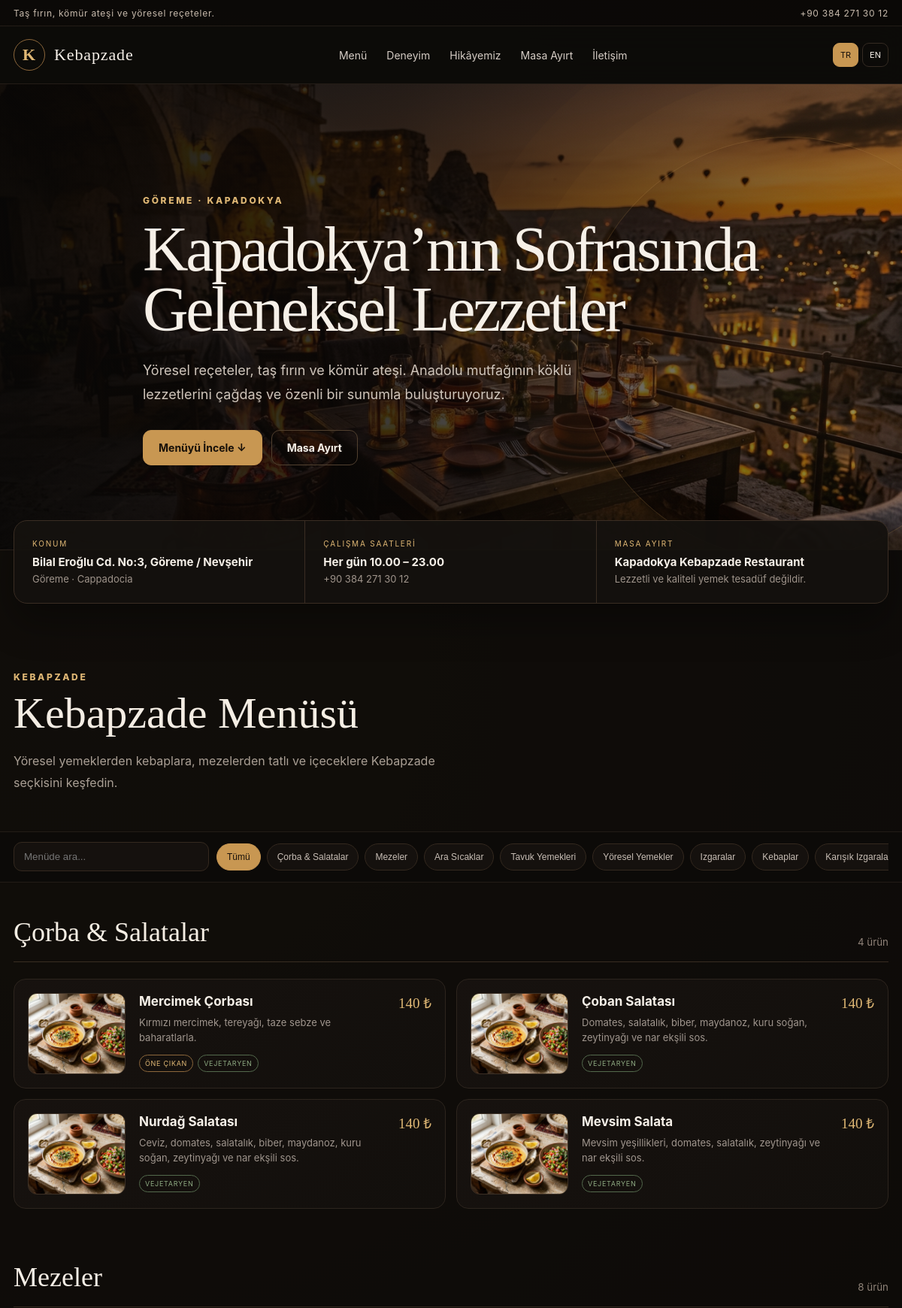
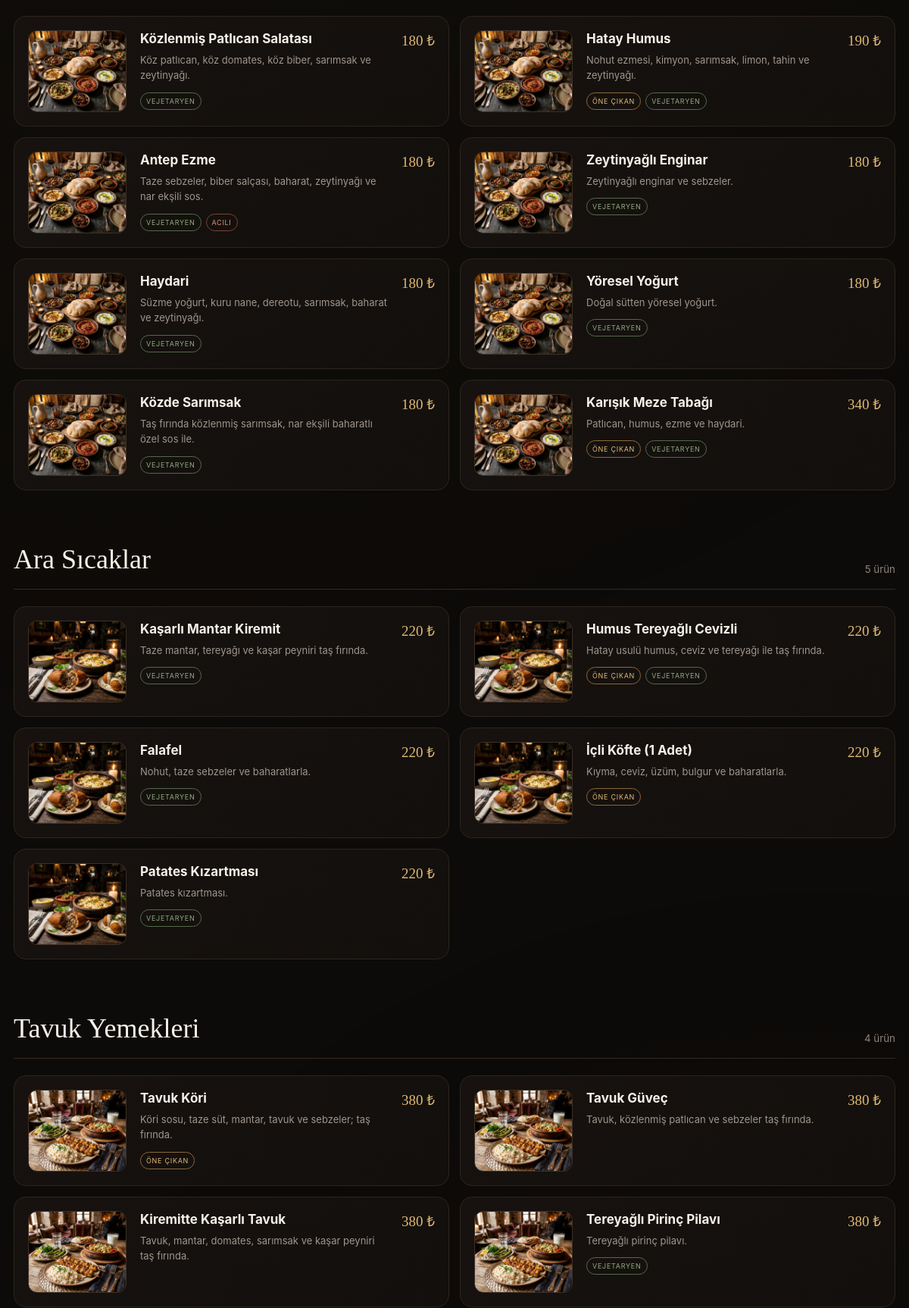
Page /restaurant.php (upper part) on the committed database (2 pictures, top to bottom).
### tables this page shows
CREATE TABLE `settings` (
  `key` varchar(120) NOT NULL,
  `value` text,
  PRIMARY KEY (`key`)
);

CREATE TABLE `categories` (
  `id` int unsigned NOT NULL AUTO_INCREMENT,
  `name_tr` varchar(160) NOT NULL,
  `name_en` varchar(160) DEFAULT NULL,
  `slug` varchar(190) NOT NULL,
  `description_tr` text,
  `description_en` text,
  `image_path` varchar(255) DEFAULT NULL,
  `sort_order` int NOT NULL DEFAULT '0',
  `is_active` tinyint(1) NOT NULL DEFAULT '1',
  `created_at` timestamp NULL DEFAULT CURRENT_TIMESTAMP,
  `updated_at` timestamp NULL DEFAULT CURRENT_TIMESTAMP ON UPDATE CURRENT_TIMESTAMP,
  PRIMARY KEY (`id`),
  UNIQUE KEY `slug` (`slug`),
  KEY `idx_cat_sort` (`is_active`,`sort_order`)
);

CREATE TABLE `items` (
  `id` int unsigned NOT NULL AUTO_INCREMENT,
  `category_id` int unsigned NOT NULL,
  `name_tr` varchar(190) NOT NULL,
  `name_en` varchar(190) DEFAULT NULL,
  `description_tr` text,
  `description_en` text,
  `price` decimal(10,2) DEFAULT NULL,
  `price_note_tr` varchar(255) DEFAULT NULL,
  `price_note_en` varchar(255) DEFAULT NULL,
  `image_path` varchar(255) DEFAULT NULL,
  `is_active` tinyint(1) NOT NULL DEFAULT '1',
  `is_featured` tinyint(1) NOT NULL DEFAULT '0',
  `is_vegetarian` tinyint(1) NOT NULL DEFAULT '0',
  `is_spicy` tinyint(1) NOT NULL DEFAULT '0',
  `sort_order` int NOT NULL DEFAULT '0',
  `created_at` timestamp NULL DEFAULT CURRENT_TIMESTAMP,
  `updated_at` timestamp NULL DEFAULT CURRENT_TIMESTAMP ON UPDATE CURRENT_TIMESTAMP,
  PRIMARY KEY (`id`),
  KEY `idx_item_cat` (`category_id`,`is_active`,`sort_order`),
  CONSTRAINT `fk_items_category` FOREIGN KEY (`category_id`) REFERENCES `categories` (`id`) ON DELETE CASCADE
);

### app/functions.php (called while the page is built, shortened)
<?php
function e(?string $value): string {
    return htmlspecialchars((string)$value, ENT_QUOTES | ENT_SUBSTITUTE, 'UTF-8');
}
function base_url(string $path = ''): string {
    global $config;
    $base = rtrim((string)($config['app']['base_url'] ?? ''), '/');
    if ($base === '') {
        $protoHeader = trim(explode(',', (string)($_SERVER['HTTP_X_FORWARDED_PROTO'] ?? ''))[0] ?? '');
        $proto = strtolower($protoHeader) === 'https' || (!empty($_SERVER['HTTPS']) && $_SERVER['HTTPS'] !== 'off') ? 'https' : 'http';
        $hostHeader = trim(explode(',', (string)($_SERVER['HTTP_X_FORWARDED_HOST'] ?? $_SERVER['HTTP_HOST'] ?? ''))[0] ?? '');
        if ($hostHeader !== '' && preg_match('/^[A-Za-z0-9.-]+(?::[0-9]{1,5})?$/', $hostHeader)) {
            $base = $proto . '://' . $hostHeader;
        }
    }
    if ($path === '') return $base;
    return $base !== '' ? $base . '/' . ltrim($path, '/') : '/' . ltrim($path, '/');
}
function money(?string $value): string {
    $n = (float)$value;
    $dec = floor($n) == $n ? 0 : 2;
    return number_format($n, $dec, ',', '.') . ' ₺';
}
function setting(PDO $pdo, string $key, string $default = ''): string {
    static $cache = [];
    try {
        $q = $pdo->prepare('SELECT value FROM settings WHERE `key` = ? LIMIT 1');
        $q->execute([$key]);
        $v = $q->fetchColumn();
        $cache[$key] = $v === false ? $default : (string)$v;
        return (string)$cache[$key];
    } catch (Throwable $e) {
        return $default;
    }
}
function lang(): string {
    return ($_SESSION['site_lang'] ?? 'tr') === 'en' ? 'en' : 'tr';
}
function image_url(?string $path): string {
    if (!$path) return '';
    return base_url($path);
}

### restaurant.php (the view, shortened to what this page needs)
<?php
require __DIR__ . '/app/bootstrap.php';
$L = lang();
$nameCol = $L === 'en' ? 'name_en' : 'name_tr';
$descCol = $L === 'en' ? 'description_en' : 'description_tr';
$cats = $pdo->query('SELECT * FROM categories WHERE is_active=1 ORDER BY sort_order,id')->fetchAll();
$itemQ = $pdo->prepare('SELECT * FROM items WHERE category_id=? AND is_active=1 ORDER BY sort_order,id');
$restaurant = setting($pdo,'restaurant_name','Kapadokya Kebapzade Restaurant');
$heroTitle = setting($pdo, $L === 'en' ? 'hero_title_en' : 'hero_title_tr', 'Kapadokya Kebapzade');
$tagline = setting($pdo, $L === 'en' ? 'tagline_en' : 'tagline_tr');
$announcement = setting($pdo, $L === 'en' ? 'announcement_en' : 'announcement_tr');
$hours = setting($pdo, $L === 'en' ? 'hours_en' : 'hours_tr');
$address = setting($pdo,'address');
$phone = setting($pdo,'phone');
$email = setting($pdo,'email');
$whatsapp = preg_replace('/\D+/', '', setting($pdo,'whatsapp'));
$maps = setting($pdo,'maps_url');
$instagram = setting($pdo,'instagram');
$heroImage = image_url(setting($pdo,'hero_image'));
$reservationEnabled = setting($pdo,'reservation_enabled','1') === '1';
$priceRange = setting($pdo,'price_range','₺₺');
$base = rtrim(base_url(''), '/');
$canonical = $base . '/';
$schema = [
 '@context'=>'https://schema.org','@type'=>'Restaurant','name'=>$restaurant,'url'=>$canonical,'telephone'=>$phone,
 'email'=>$email,'priceRange'=>$priceRange,'servesCuisine'=>['Turkish','Anatolian','Kebab'],
 'address'=>['@type'=>'PostalAddress','streetAddress'=>$address,'addressLocality'=>'Göreme','addressRegion'=>'Nevşehir','addressCountry'=>'TR']
];
if ($heroImage) $schema['image']=$heroImage;
?>
<!doctype html>
<html lang="<?=$L?>">
<head>
<link rel="stylesheet" href="<?=e(base_url('/assets/css/site.css'))?>"><script type="application/ld+json"><?=json_encode($schema,JSON_UNESCAPED_UNICODE|JSON_UNESCAPED_SLASHES)?></script>
</head>
<body>
<div class="topbar"><div class="wrap"><span><?=e($announcement)?></span><span><?=e($phone)?></span></div></div>
<nav class="nav"><div class="wrap nav-in"><a class="brand" href="<?=e(base_url('/'))?>"><span class="brand-mark">K</span><span>Kebapzade</span></a>
<div class="navlinks"><a href="#menu"><?=$t['menu']?></a><a href="#experience"><?=$t['services']?></a><a href="#story"><?=$t['story']?></a><?php if($reservationEnabled):?><a href="#reservation"><?=$t['reserve']?></a><?php endif;?><a href="#contact"><?=$t['contact']?></a></div>
<div class="langs"><a class="<?=$L==='tr'?'active':''?>" href="?lang=tr">TR</a><a class="<?=$L==='en'?'active':''?>" href="?lang=en">EN</a></div></div></nav>
<header class="hero <?= $heroImage ? 'has-photo' : '' ?>" <?php if($heroImage):?>style="--hero-image:url('<?=e($heroImage)?>')"<?php endif;?>>
 <div class="wrap hero-content"><div class="eyebrow"><?=$t['eyebrow']?></div><h1><?=e($heroTitle)?></h1><p><?=e($t['heroP'])?></p>
 <div class="actions"><a class="btn btn-primary" href="#menu"><?=$t['viewMenu']?> ↓</a><?php if($reservationEnabled):?><a class="btn" href="#reservation"><?=$t['reserve']?></a><?php elseif($phone):?><a class="btn" href="tel:<?=e(preg_replace('/[^\d+]/','',$phone))?>"><?=$t['call']?></a><?php endif;?></div></div>
</header>
<div class="quick"><div class="wrap quick-grid">
<a class="quick-item" <?= $maps ? 'href="'.e($maps).'" target="_blank" rel="noopener"' : ''?>><small><?=$t['location']?></small><strong><?=e($address)?></strong><span>Göreme · Cappadocia</span></a>
<div class="quick-item"><small><?=$t['hours']?></small><strong><?=e($hours)?></strong><span><?=e($phone)?></span></div>
<a class="quick-item" href="<?= $reservationEnabled?'#reservation':('tel:'.e(preg_replace('/[^\d+]/','',$phone))) ?>"><small><?=e($t['reserve'])?></small><strong><?=e($restaurant)?></strong><span><?=e($tagline)?></span></a>
</div></div>
<section class="section" id="menu"><div class="wrap"><div class="section-head"><div><div class="eyebrow">Kebapzade</div><h2><?=$t['menuTitle']?></h2><p class="section-intro"><?=$t['menuIntro']?></p></div></div></div>
<div class="menu-tools"><div class="wrap menu-row"><input class="search" data-search type="search" placeholder="<?=e($t['search'])?>" aria-label="<?=e($t['search'])?>"><div class="chips"><button class="chip active" data-filter="all"><?=$t['all']?></button><?php foreach($cats as $c): ?><button class="chip" data-filter="<?=e($c['slug'])?>"><?=e($c[$nameCol] ?: $c['name_tr'])?></button><?php endforeach; ?></div></div></div>
<div class="wrap" style="padding-top:45px">
<?php foreach($cats as $cat): $itemQ->execute([$cat['id']]); $menuItems=$itemQ->fetchAll(); ?>
<section class="category" id="cat-<?=e($cat['slug'])?>" data-category="<?=e($cat['slug'])?>"><div class="cat-head"><h3><?=e($cat[$nameCol] ?: $cat['name_tr'])?></h3><small><?=count($menuItems)?> <?=$L==='en'?'items':'ürün'?></small></div>
<?php if(!$menuItems): ?><div class="empty"><?=$L==='en'?'No active items in this category.':'Bu kategoride aktif ürün bulunmuyor.'?></div><?php endif;?><div class="items">
<?php foreach($menuItems as $item): $varQ->execute([$item['id']]);$variants=$varQ->fetchAll();$iname=$item[$nameCol]?:$item['name_tr'];$idesc=$item[$descCol]?:$item['description_tr'];$searchText=$item['name_tr'].' '.$item['name_en'].' '.$item['description_tr'].' '.$item['description_en'];$img=image_url($item['image_path']); ?>
<article class="item <?=$img?'with-image':''?>" data-item data-search="<?=e($searchText)?>"><?php if($img):?><img class="item-img" src="<?=e($img)?>" alt="<?=e($iname)?>" loading="lazy"><?php endif;?><div><h4><?=e($iname)?></h4><?php if($idesc):?><p><?=e($idesc)?></p><?php endif;?><div class="badges"><?php if($item['is_featured']):?><span class="badge featured"><?=$t['featured']?></span><?php endif;?><?php if($item['is_vegetarian']):?><span class="badge veg"><?=$t['veg']?></span><?php endif;?><?php if($item['is_spicy']):?><span class="badge spicy"><?=$t['spicy']?></span><?php endif;?></div>
</div><div class="price"><?=e(money($item['price']))?></div></article>
<?php endforeach;?></div></section><?php endforeach;?></div></section>
<script src="<?=e(base_url('/assets/js/site.js'))?>"></script></body></html>

### rows in the picture
settings: value (picture)
categories: name_tr "Çorba & Salatalar", count($menuItems) "4"
categories: name_tr "Mezeler", count($menuItems) "8"
categories: name_tr "Ara Sıcaklar", count($menuItems) "5"
categories: name_tr "Tavuk Yemekleri", count($menuItems) "4"
categories: name_tr "Yöresel Yemekler"
categories: name_tr "Izgaralar"
categories: name_tr "Kebaplar"
categories: name_tr "Karışık…"
items: image_path (picture), name_tr "Mercimek Çorbası", description_tr "Kırmızı mercimek, tereyağı, taze sebze ve baharatlarla.", price "140 ₺"
items: image_path (picture), name_tr "Çoban Salatası", description_tr "Domates, salatalık, biber, maydanoz, kuru soğan, zeytinyağı ve nar ekşili sos.", price "140 ₺"
items: image_path (picture), name_tr "Nurdağ Salatası", description_tr "Ceviz, domates, salatalık, biber, maydanoz, kuru soğan, zeytinyağı ve nar ekşili sos.", price "140 ₺"
items: image_path (picture), name_tr "Mevsim Salata", description_tr "Mevsim yeşillikleri, domates, salatalık, zeytinyağı ve nar ekşili sos.", price "140 ₺"
items: image_path (picture), name_tr "Közlenmiş Patlıcan Salatası", description_tr "Köz patlıcan, köz domates, köz biber, sarımsak ve zeytinyağı.", price "180 ₺"
items: image_path (picture), name_tr "Hatay Humus", description_tr "Nohut ezmesi, kimyon, sarımsak, limon, tahin ve zeytinyağı.", price "190 ₺"
items: image_path (picture), name_tr "Antep Ezme", description_tr "Taze sebzeler, biber salçası, baharat, zeytinyağı ve nar ekşili sos.", price "180 ₺"
items: image_path (picture), name_tr "Zeytinyağlı Enginar", description_tr "Zeytinyağlı enginar ve sebzeler.", price "180 ₺"
items: image_path (picture), name_tr "Haydari", description_tr "Süzme yoğurt, kuru nane, dereotu, sarımsak, baharat ve zeytinyağı.", price "180 ₺"
items: image_path (picture), name_tr "Yöresel Yoğurt", description_tr "Doğal sütten yöresel yoğurt.", price "180 ₺"
items: image_path (picture), name_tr "Közde Sarımsak", description_tr "Taş fırında közlenmiş sarımsak, nar ekşili baharatlı özel sos ile.", price "180 ₺"
items: image_path (picture), name_tr "Karışık Meze Tabağı", description_tr "Patlıcan, humus, ezme ve haydari.", price "340 ₺"
items: image_path (picture), name_tr "Kaşarlı Mantar Kiremit", description_tr "Taze mantar, tereyağı ve kaşar peyniri taş fırında.", price "220 ₺"
items: image_path (picture), name_tr "Humus Tereyağlı Cevizli", description_tr "Hatay usulü humus, ceviz ve tereyağı ile taş fırında.", price "220 ₺"
items: image_path (picture), name_tr "Falafel", description_tr "Nohut, taze sebzeler ve baharatlarla.", price "220 ₺"
items: image_path (picture), name_tr "İçli Köfte (1 Adet)", description_tr "Kıyma, ceviz, üzüm, bulgur ve baharatlarla.", price "220 ₺"
items: image_path (picture), name_tr "Patates Kızartması", description_tr "Patates kızartması.", price "220 ₺"
items: image_path (picture), name_tr "Tavuk Köri", description_tr "Köri sosu, taze süt, mantar, tavuk ve sebzeler; taş fırında.", price "380 ₺"
items: image_path (picture), name_tr "Tavuk Güveç", description_tr "Tavuk, közlenmiş patlıcan ve sebzeler taş fırında.", price "380 ₺"
items: image_path (picture), name_tr "Kiremitte Kaşarlı Tavuk", description_tr "Tavuk, mantar, domates, sarımsak ve kaşar peyniri taş fırında.", price "380 ₺"
items: image_path (picture), name_tr "Tereyağlı Pirinç Pilavı", description_tr "Tereyağlı pirinç pilavı.", price "380 ₺"

### other values in the picture
$announcement "Taş fırın, kömür ateşi ve yöresel reçeteler."
$phone "+90 384 271 30 12"
$t['menu'] "Menü"
$t['services'] "Deneyim"
$t['story'] "Hikâyemiz"
$t['reserve'] "Masa Ayırt"
$t['contact'] "İletişim"
$t['eyebrow'] "GÖREME · KAPADOKYA"
$heroTitle "Kapadokya’nın Sofrasında Geleneksel Lezzetler"
$t['heroP'] "Yöresel reçeteler, taş fırın ve kömür ateşi. Anadolu mutfağının köklü lezzetlerini çağdaş ve özenli bir sunumla buluşturuyoruz."
$t['viewMenu'] "Menüyü İncele"
$t['location'] "KONUM"
$address "Bilal Eroğlu Cd. No:3, Göreme / Nevşehir"
$t['hours'] "ÇALIŞMA SAATLERI"
$hours "Her gün 10.00 – 23.00"
